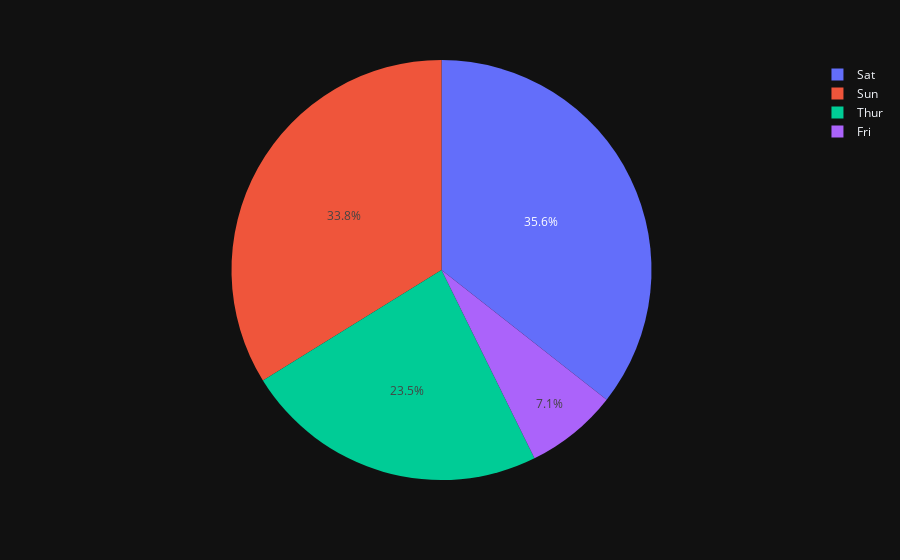

Source (notebook cell):
### Code cell
fig = px.pie(dataset, values='tip', names='day')
fig.update_layout(template='plotly_dark')
fig.show()

### Figure 1 — Plotly figure (JSON) as saved in the notebook; plotly's stock layout.template omitted (floating-point values rounded to 4 significant figures; data arrays with more than 128 entries replaced by an {"elided": "..."} marker saying what was removed)
{"data": [{"domain": {"x": [0, 1], "y": [0, 1]}, "hovertemplate": "day=%{label}<br>tip=%{value}<extra></extra>", "labels": {"elided": "244 str values"}, "legendgroup": "", "name": "", "showlegend": true, "type": "pie", "values": {"elided": "244 float values"}}], "layout": {"legend": {"tracegroupgap": 0}, "margin": {"t": 60}}}
